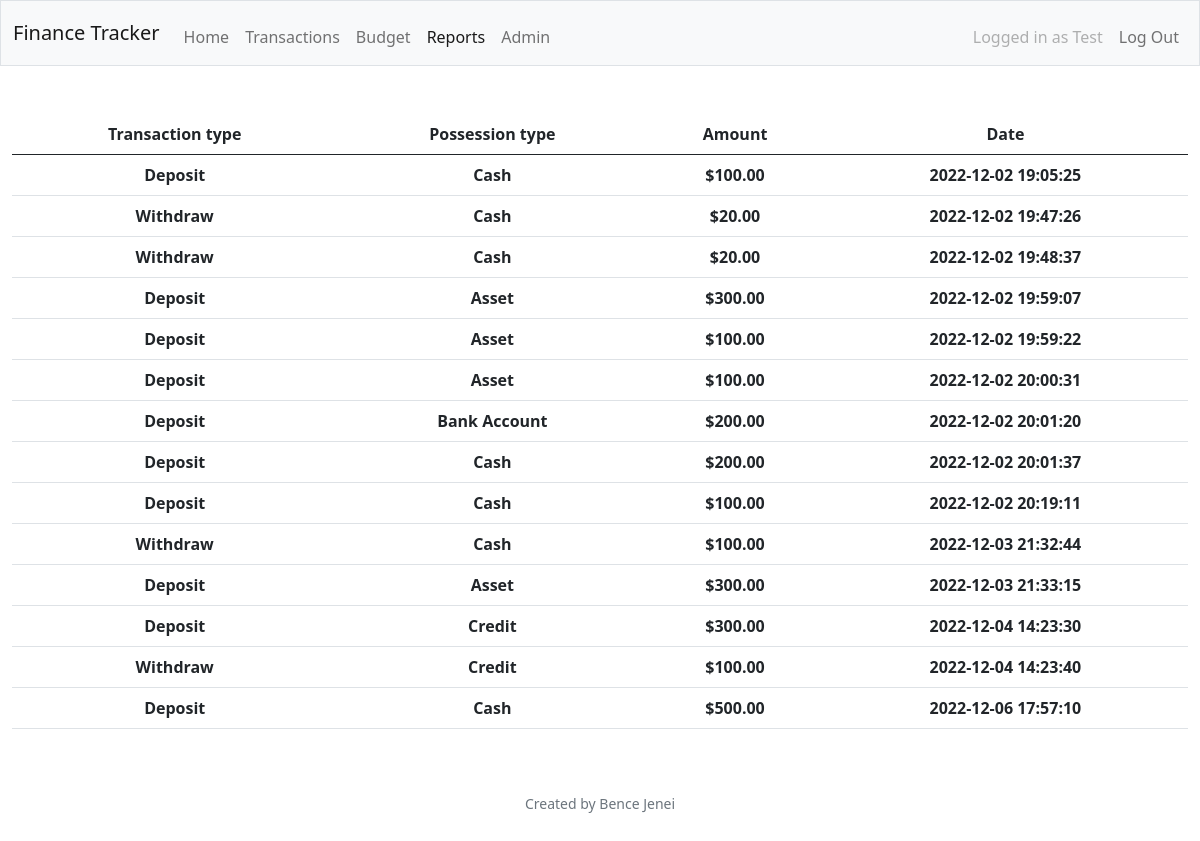
The app's page /reports (signed in), older data.
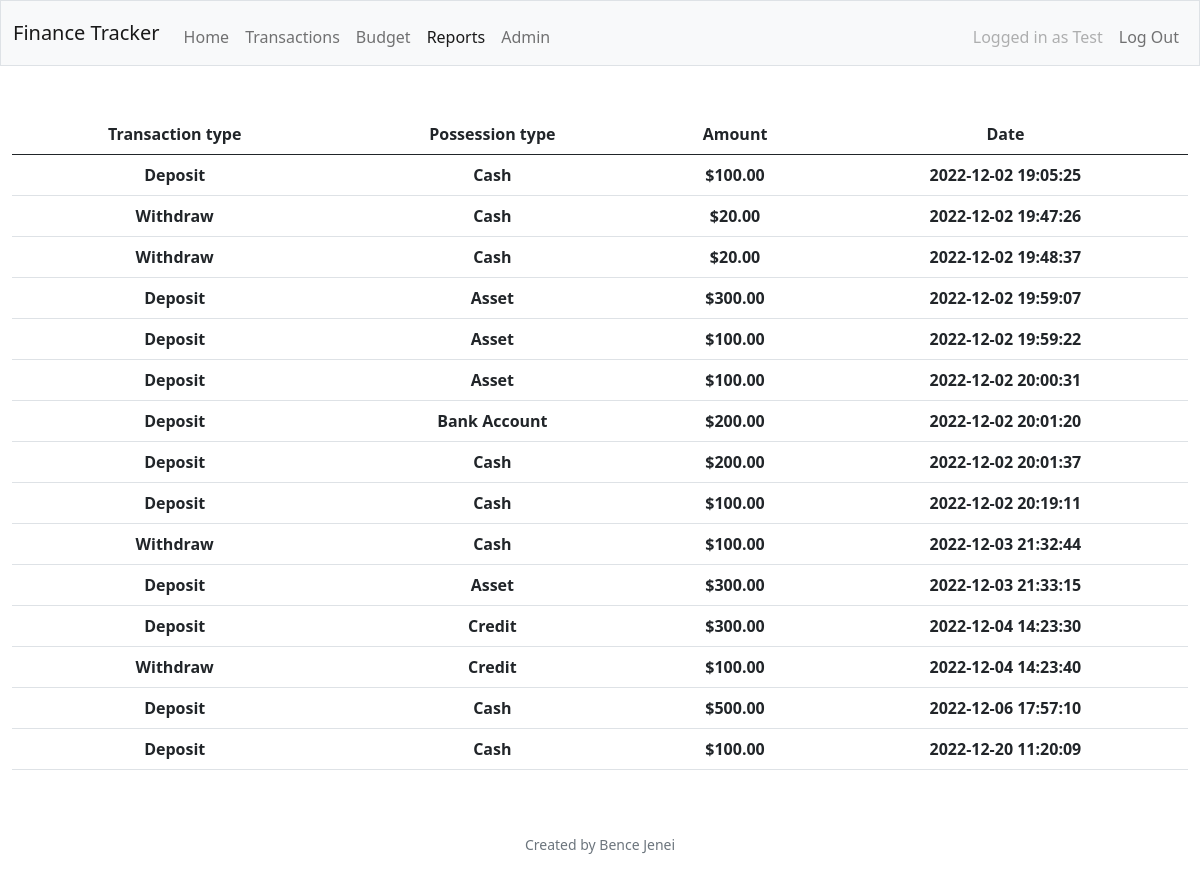
The same page, newer data.
### tables this page shows
CREATE TABLE transactions (id INTEGER PRIMARY KEY AUTOINCREMENT NOT NULL, username TEXT NOT NULL, transaction_type TEXT NOT NULL, possession_type TEXT NOT NULL, amount NUMERIC NOT NULL, date TIMESTAMP NOT NULL DEFAULT CURRENT_TIMESTAMP);

### app.py (the view)
@app.route("/reports")
@login_required
def reports():
    connection = sqlite3.connect("testDB.db")
    connection.row_factory = dict_factory
    cur = connection.cursor()
    user_data = cur.execute(    """
                                SELECT username
                                FROM users
                                WHERE id = ?
                                """
                                ,(session["user_id"],))
    user = user_data.fetchall()
    username = user[0]["username"]
    cursor = cur.execute(   """
                            SELECT transaction_type, possession_type, amount, date
                            FROM transactions
                            WHERE username = ?
                            """
                            , (username,))
    reports = cursor.fetchall()
    connection.close()
    return render_template("reports.html", reports=reports, username=username)

### helpers.py (called while the page is built)
def login_required(f):
    @wraps(f)
    def decorated_function(*args, **kwargs):
        if session.get('user_id') is None:
            return redirect('/login')
        return f(*args, **kwargs)
    return decorated_function

def usd(amount):
    return f"${amount:,.2f}"

def dict_factory(cursor, row):
    fields = [column[0] for column in cursor.description]
    return {key: value for key, value in zip(fields, row)}

### templates/reports.html (shortened to what this page needs)
{% extends "layout.html" %}
{% block main %}
    <table class="table table-hover">
        <thead>
            <tr>
              <th scope="col">Transaction type</th>
              <th scope="col">Possession type</th>
              <th scope="col">Amount</th>
              <th scope="col">Date</th>
            </tr>
          </thead>
          <tbody>
            {% for report in reports %}
            <tr>
                <th>{{ report.transaction_type}}</th>
                <th>{{ report.possession_type}}</th>
                <th>{{ report.amount | usd}}</th>
                <th>{{ report.date}}</th>
            </tr>
            {% endfor %}
          </tbody>
    </table>
{% endblock %}

Row changes from the older to the newer data that the page shows:
added transactions: transaction_type "Deposit", possession_type "Cash", amount "$100.00", date "2022-12-20 11:20:09"
